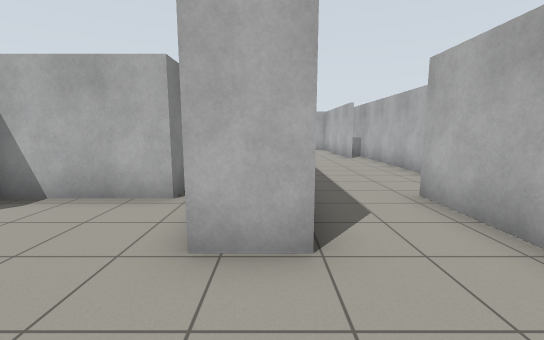
view 1 (above)

18 first-person views from a walk through a world built for the Gazebo simulator. The camera is 1.2 m above the floor, tilts 8° down and sees 90° across. The floor is counted in squares, 1 m on a side. Each view is taken from the middle of a square. On the plan, view 1 faces up. The plan holds only what a view shows up to about 12 squares ahead; the rest is blank.

view 2
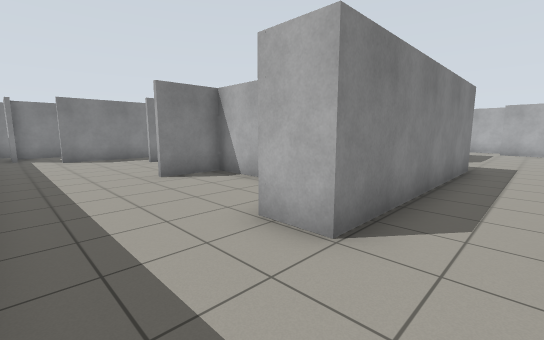

view 3
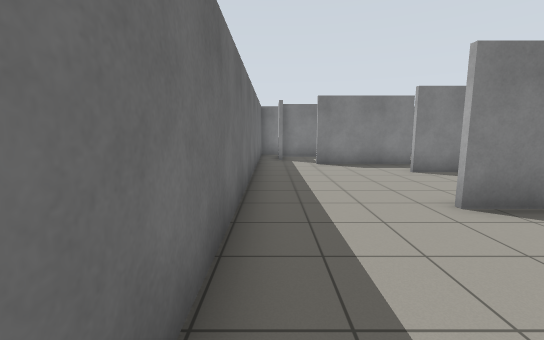

view 4
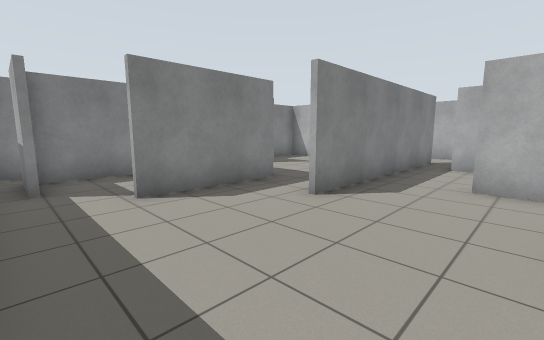

view 5
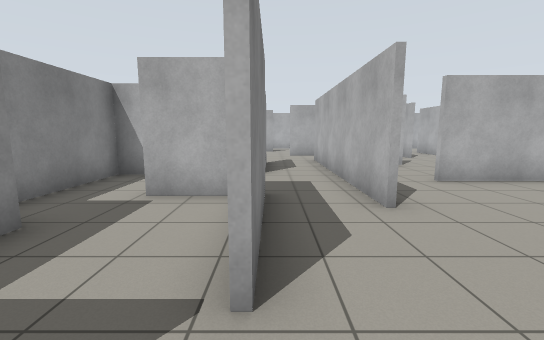

view 6
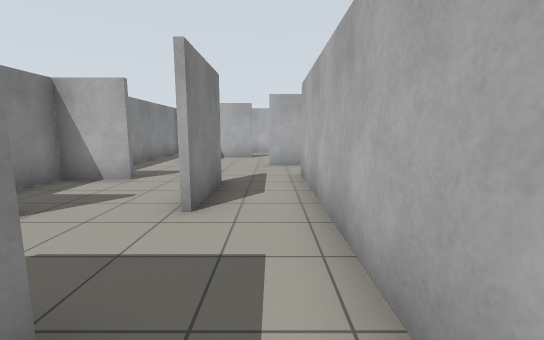

view 7
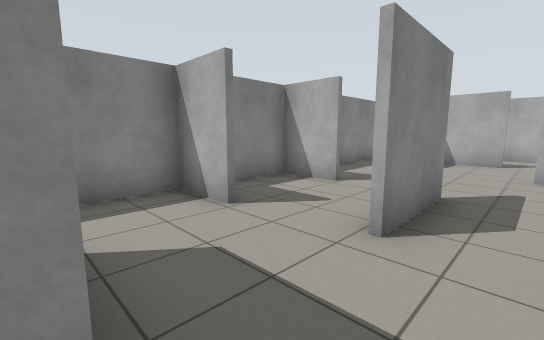

view 8
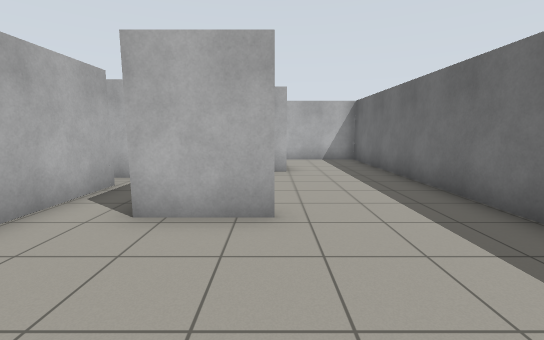

view 9
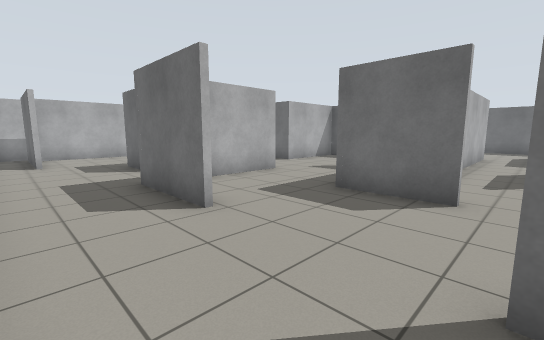

view 10
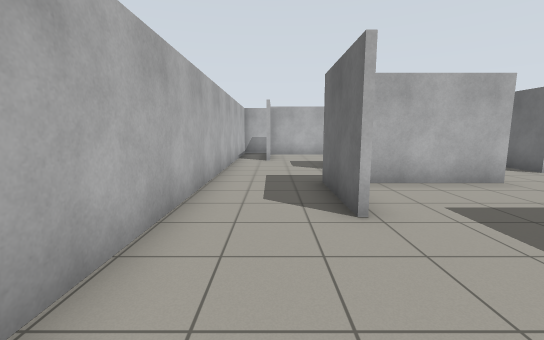

view 11
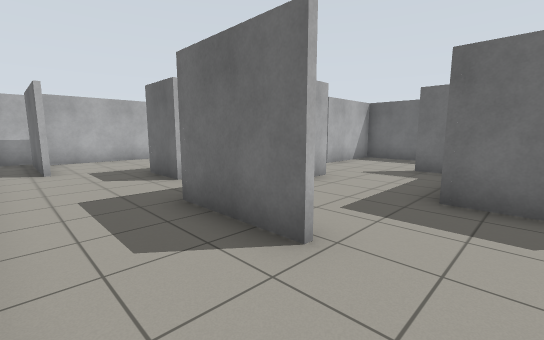

view 12
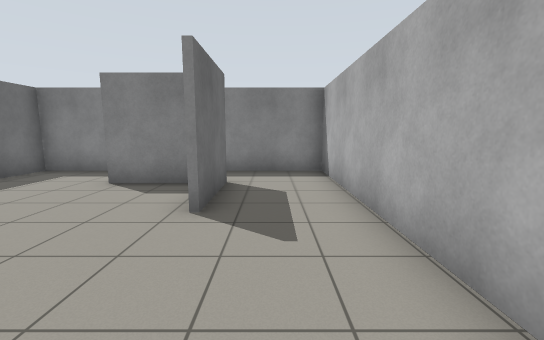

view 13
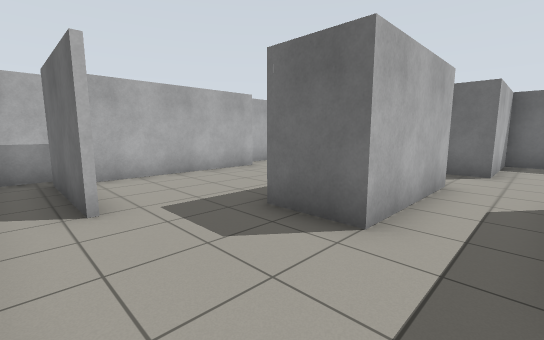

view 14
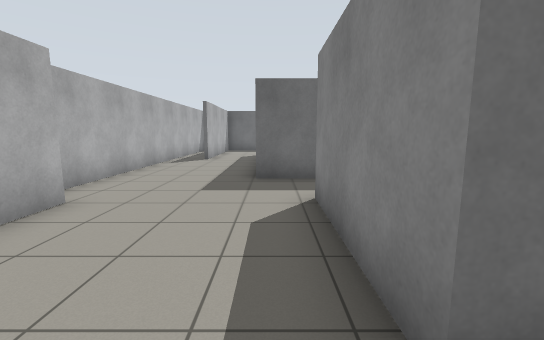

view 15
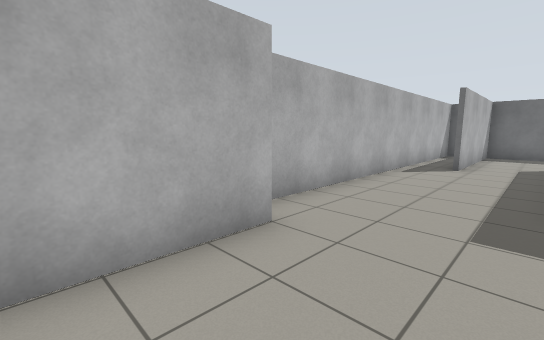

view 16
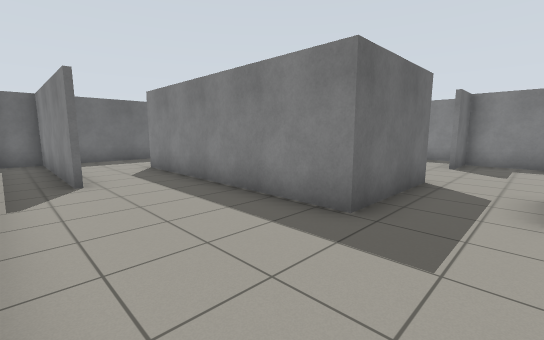

view 17
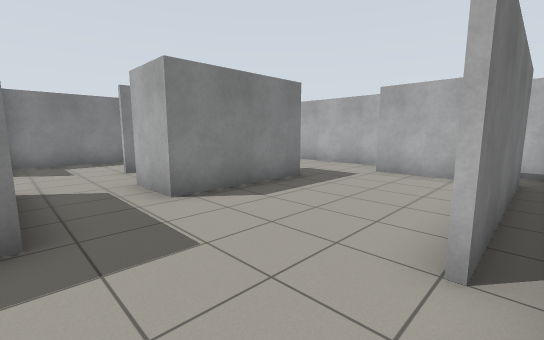

view 18
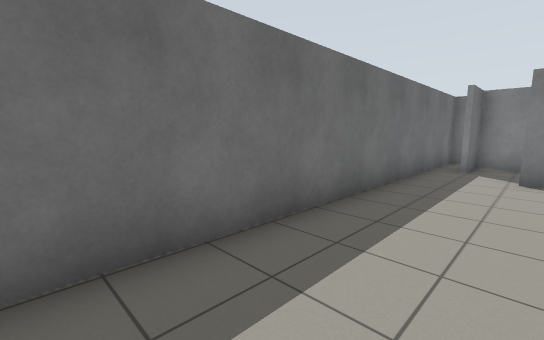

### Floor plan
Points are (right, up) in squares from view 1. A wall is a line through its corners. A room is listed if a view was taken in it or the views show most of it. See-through windows are left out.
Room 1 (views 1, 2, 3, 4, 5, 6, 7, 8, 18)
walls: (-5.3, 2.9) (-5.3, 5); (-1.8, 4.8) (-5.1, 4.8) (-5.1, 2.9); (-9.2, 4.1) (-9.2, 5.6); (-2.9, 6.6) (-7, 6.6); (0.4, 2.6) (-0.8, 2.6) (-0.8, 3); (-9, 6.6) (-9, 4.1); (-11.1, 5.2) (-11.1, 1.6); (-11.4, -0.6) (4.1, -0.6); (2.8, -0.6) (2.8, 1.4)
ways out: opening at (-7.5, 7) to room 2; opening at (1.5, 2.5) to room 2; opening at (-10, 5) to room 3; opening at (-11, 0.5) to room 5
Room 2 (views 9, 10, 11, 12, 13, 14, 15, 16, 17)
walls: (-2.5, 12.2) (-2.5, 15.9) (-0.8, 15.9) (-0.8, 12.2) (-2.5, 12.2); (-4.7, 12.5) (-4.7, 15.8); (-6.1, 9.9) (-8, 9.9); (-7.8, 13.5) (-7.8, 10.1) (-6.2, 10.1); (-7.4, 16.8) (-4.5, 16.8); (-9, 11.8) (-9, 6.6); (0.4, 18.2) (3.7, 18.2); (3.5, 12.4) (3.5, 17.9); (-5.2, 6.7) (-3.1, 6.7) (-3.1, 10.1) (0.4, 10.1) (0.4, 2.6); (-10.1, 13.9) (-7.7, 13.9); (2.5, 18.1) (0.4, 18.1); (1.2, 19.5) (-15.4, 19.6) (-15.4, 14.4); (4.3, 18.1) (4.3, 19.1); (4.1, 19.5) (3.6, 19.5); (3, 5.1) (3, -0.6); (-13.3, 16.1) (-13.3, 14.1); (-13.5, 16.8) (-10.9, 16.8) (-12.6, 16.8); (2.8, 1.4) (2.8, 5.1); (4.3, 1.1) (4.3, 12.2)
ways out: opening at (-7.5, 7) to room 1; opening at (1.5, 2.5) to room 1; opening at (-13, 14.8) to room 3
Room 3 (no view inside)
walls: (-11.1, 10.5) (-11.1, 7.9); (-13.5, 10.8) (-15.4, 10.8) (-15.3, 9); (-8.7, 13.7) (-10.1, 13.7); (-15.4, 14.4) (-15.4, 11) (-13.9, 11); (-9.2, 5.6) (-9.2, 11.8)
ways out: opening at (-10, 5) to room 1; opening at (-13, 14.8) to room 2; opening at (-12.5, 8) to room 4; opening at (-11, 6.5) to room 4
Room 4 (no view inside)
walls: (-13.6, 7.6) (-15.3, 7.6) (-15.3, 5.5)
ways out: opening at (-12.5, 8) to room 3; opening at (-11, 6.5) to room 3; opening at (-14.5, 5)
Room 5 (no view inside)
walls: (-14.2, 1.5) (-14.2, 0.5) (-12.5, 0.5); (-14.9, -0.6) (-11.4, -0.6)
ways out: opening at (-11, 0.5) to room 1; opening at (-12.5, 2.5)

Positions as (right, up) in squares from view 1, and headings:
1: (0, 0), facing up
2: (2, 0), facing up-left
3: (-1, 0), facing left
4: (-6, 0), facing up-left
5: (-11, 0), facing up
6: (-10, 4), facing up
7: (-10, 5), facing up-left
8: (-9, 3), facing right
9: (-11, 19), facing down-right
10: (-11, 18), facing right
11: (-9, 19), facing down-right
12: (-7, 18), facing left
13: (-4, 19), facing down-right
14: (0, 17), facing down
15: (1, 15), facing down-right
16: (4, 12), facing down-left
17: (4, 10), facing up-left
18: (-3, 2), facing down-left
